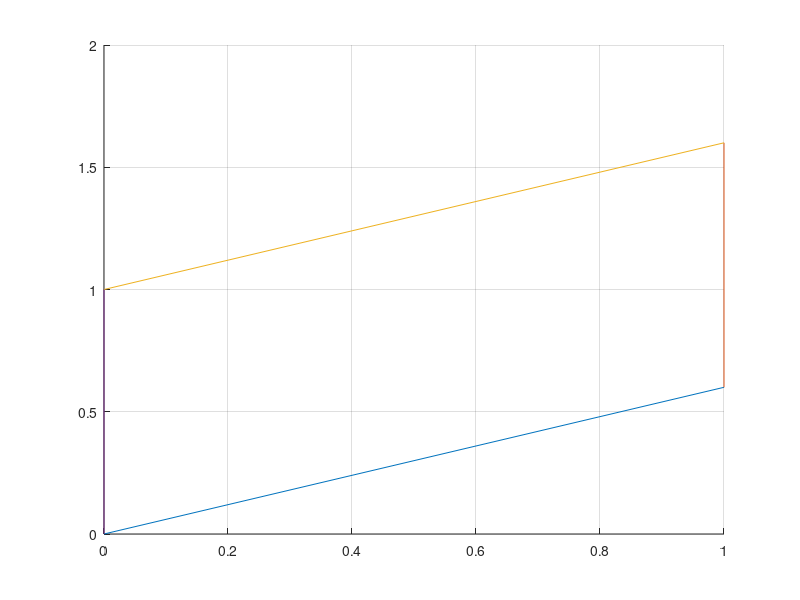

This figure's MATLAB source:
# The defined points in R3:
p1 = [0; 0; 0]
p2 = [1; 0; 0]
p3 = [1; 1; 0]
p4 = [0; 1; 0]

# Matrix so that we can transform it later.
M = [p1, p2, p3, p4]

# Shear the matrix to produce view 10.
T =  [1, 0.5, 0; 0, 1, 0; 0, 0, 1]
#M = T * M

# Shear the matrix to produce view 11.
T =  [1, 0, 0; 0.6, 1, 0; 0, 0, 1]
M = T * M

# Define plot settings.
hold on # Plot in same plot.
grid on # Turn on the grid for our plot.

# Plot lines between points.
plot([ M(1, 1) M(1, 2)], [M(2, 1) M(2, 2) ])
plot([ M(1, 2) M(1, 3)], [M(2, 2) M(2, 3) ])
plot([ M(1, 3) M(1, 4)], [M(2, 3) M(2, 4) ])
plot([ M(1, 4) M(1, 1)], [M(2, 4) M(2, 1) ])
